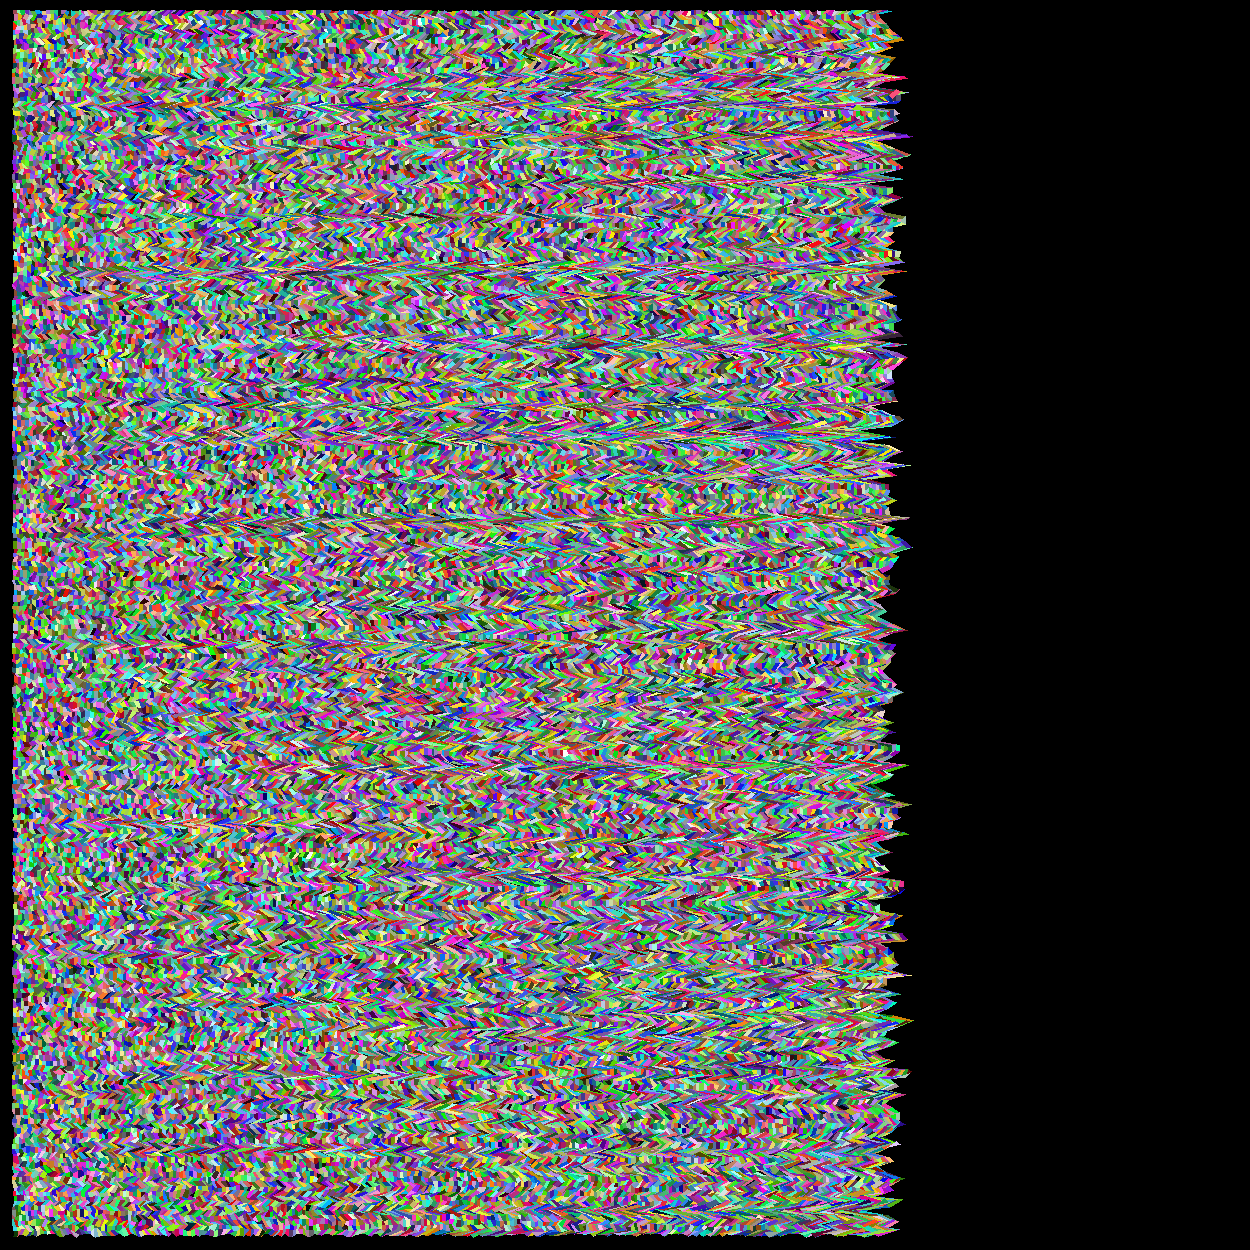

Write Python code to recreate this figure.

import os
os.environ['PYGAME_HIDE_SUPPORT_PROMPT'] = "hide"
import numpy as np
import random as rd
import pygame as pg
import sys
import uuid

def calc_coor(max_s, dx, dy):
    r = rd.uniform(max_s / 2, max_s)
    alpha = rd.uniform(-np.pi / 6, np.pi / 6)
    x = dx + (r * np.cos(alpha))
    y = dy + (r * np.sin(alpha))
    return x, y, r* np.cos(alpha)

size = int(sys.argv[1])
nb_pol = int(sys.argv[2])+1
user = sys.argv[3]
marginx = 10
marginy = 10


max_size_pol = (size-(marginx*2))/nb_pol
pg.init()
surface = pg.Surface((size, size))
surface.fill((0, 0, 0))

points = []
dy = marginy
for i in range(nb_pol):
    dx = marginx
    l_points=[]
    for j in range(nb_pol):
        tempx, tempy, r = calc_coor(max_size_pol, dx, dy)
        x = tempx if tempx >= dx else dx
        y = tempy if tempy >= marginy else marginy
        l_points.append((x, y))
        dx += r
    dy += max_size_pol
    points.append(l_points)

for i in range(1,len(points)):
    for j in range(1,len(points[i])):
        pg.draw.polygon(surface, [rd.randint(0,255) for _ in range(3)], (points[i-1][j-1], points[i-1][j], points[i][j], points[i][j-1]))


filename = "oeuvre2.png" if not user else f"userfiles/{user}-{uuid.uuid4()}.jpg"

pg.image.save(surface, filename)
print(filename)